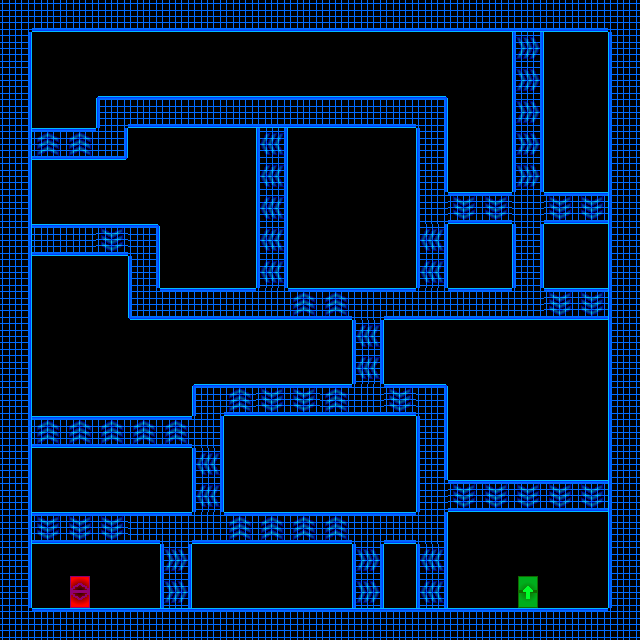

Rendered tile map (Tiled .tmx) drawn with the repository's tilesets; below, a short description and the map source with its tile grids summarised:
An orthogonal 20x20 tile map with 32x32 px tiles, 1 tile layer (Livello tile 1) and 42 objects.

<map version="1.0" orientation="orthogonal" renderorder="right-down" width="20" height="20" tilewidth="32" tileheight="32" nextobjectid="45">
 <tileset firstgid="1" name="TestTile" tilewidth="32" tileheight="32" tilecount="117">
  <image source="resources/tiles/TestTile.png" width="416" height="288" />
 </tileset>
 <layer name="Livello tile 1" width="20" height="20">
  <data>[400 cells, 179 non-empty, 17 distinct tile ids]</data>
 </layer>
 <objectgroup name="Triggers" visible="0">
  <object id="1" x="0" y="0" width="640" height="32">
   <properties>
    <property name="blocker" value="b" />
   </properties>
  </object>
  <object id="2" x="0" y="608" width="640" height="32">
   <properties>
    <property name="blocker" value="t" />
   </properties>
  </object>
  <object id="3" x="0" y="32" width="32" height="576">
   <properties>
    <property name="blocker" value="r" />
   </properties>
  </object>
  <object id="4" x="608" y="32" width="32" height="576">
   <properties>
    <property name="blocker" value="l" />
   </properties>
  </object>
  <object id="5" x="64" y="576" width="32" height="32">
   <properties>
    <property name="playerEntrance" value="" />
   </properties>
  </object>
  <object id="6" x="512" y="576" width="32" height="32">
   <properties>
    <property name="playerExit" value="Level3" />
   </properties>
  </object>
  <object id="7" x="96" y="96" width="352" height="32">
   <properties>
    <property name="blocker" value="tblr" />
   </properties>
  </object>
  <object id="8" x="96" y="128" width="32" height="32">
   <properties>
    <property name="blocker" value="rb" />
   </properties>
  </object>
  <object id="9" x="32" y="128" width="64" height="32">
   <properties>
    <property name="blocker" value="t" />
   </properties>
  </object>
  <object id="10" x="32" y="224" width="64" height="32">
   <properties>
    <property name="blocker" value="tb" />
   </properties>
  </object>
  <object id="11" x="96" y="224" width="32" height="32">
   <properties>
    <property name="blocker" value="b" />
   </properties>
  </object>
  <object id="12" x="128" y="224" width="32" height="96">
   <properties>
    <property name="blocker" value="tblr" />
   </properties>
  </object>
  <object id="13" x="160" y="288" width="128" height="32">
   <properties>
    <property name="blocker" value="tb" />
   </properties>
  </object>
  <object id="14" x="256" y="128" width="32" height="160">
   <properties>
    <property name="blocker" value="l" />
   </properties>
  </object>
  <object id="15" x="288" y="288" width="64" height="32">
   <properties>
    <property name="blocker" value="t" />
   </properties>
  </object>
  <object id="16" x="352" y="320" width="32" height="64">
   <properties>
    <property name="blocker" value="l" />
   </properties>
  </object>
  <object id="17" x="384" y="288" width="160" height="32">
   <properties>
    <property name="blocker" value="tb" />
   </properties>
  </object>
  <object id="18" x="416" y="128" width="32" height="96">
   <properties>
    <property name="blocker" value="lr" />
   </properties>
  </object>
  <object id="19" x="416" y="224" width="32" height="64">
   <properties>
    <property name="blocker" value="l" />
   </properties>
  </object>
  <object id="20" x="416" y="544" width="32" height="64">
   <properties>
    <property name="blocker" value="l" />
   </properties>
  </object>
  <object id="21" x="192" y="448" width="32" height="64">
   <properties>
    <property name="blocker" value="l" />
   </properties>
  </object>
  <object id="22" x="32" y="512" width="96" height="32">
   <properties>
    <property name="blocker" value="b" />
   </properties>
  </object>
  <object id="23" x="256" y="384" width="64" height="32">
   <properties>
    <property name="blocker" value="b" />
   </properties>
  </object>
  <object id="24" x="192" y="384" width="64" height="32">
   <properties>
    <property name="blocker" value="tlr" />
   </properties>
  </object>
  <object id="25" x="320" y="384" width="32" height="32">
   <properties>
    <property name="blocker" value="t" />
   </properties>
  </object>
  <object id="26" x="384" y="384" width="32" height="32">
   <properties>
    <property name="blocker" value="b" />
   </properties>
  </object>
  <object id="27" x="32" y="416" width="160" height="32">
   <properties>
    <property name="blocker" value="t" />
   </properties>
  </object>
  <object id="28" x="224" y="512" width="128" height="32">
   <properties>
    <property name="blocker" value="t" />
   </properties>
  </object>
  <object id="30" x="544" y="288" width="64" height="32">
   <properties>
    <property name="blocker" value="b" />
   </properties>
  </object>
  <object id="31" x="544" y="192" width="64" height="32">
   <properties>
    <property name="blocker" value="b" />
   </properties>
  </object>
  <object id="32" x="448" y="192" width="64" height="32">
   <properties>
    <property name="blocker" value="b" />
   </properties>
  </object>
  <object id="33" x="160" y="544" width="32" height="64">
   <properties>
    <property name="blocker" value="r" />
   </properties>
  </object>
  <object id="34" x="352" y="544" width="32" height="64">
   <properties>
    <property name="blocker" value="r" />
   </properties>
  </object>
  <object id="35" x="512" y="32" width="32" height="160">
   <properties>
    <property name="blocker" value="r" />
   </properties>
  </object>
  <object id="36" x="512" y="192" width="32" height="96">
   <properties>
    <property name="blocker" value="lr" />
   </properties>
  </object>
  <object id="37" x="192" y="416" width="32" height="32">
   <properties>
    <property name="blocker" value="tlr" />
   </properties>
  </object>
  <object id="38" x="416" y="384" width="32" height="128">
   <properties>
    <property name="blocker" value="tlr" />
   </properties>
  </object>
  <object id="39" x="128" y="512" width="96" height="32">
   <properties>
    <property name="blocker" value="tb" />
   </properties>
  </object>
  <object id="40" x="352" y="512" width="96" height="32">
   <properties>
    <property name="blocker" value="tb" />
   </properties>
  </object>
  <object id="41" x="352" y="384" width="32" height="32">
   <properties>
    <property name="blocker" value="b" />
   </properties>
  </object>
  <object id="42" x="448" y="480" width="160" height="32">
   <properties>
    <property name="blocker" value="b" />
   </properties>
  </object>
  <object id="43" x="352" y="288" width="32" height="32">
   <properties>
    <property name="blocker" value="t" />
   </properties>
  </object>
 </objectgroup>
</map>
